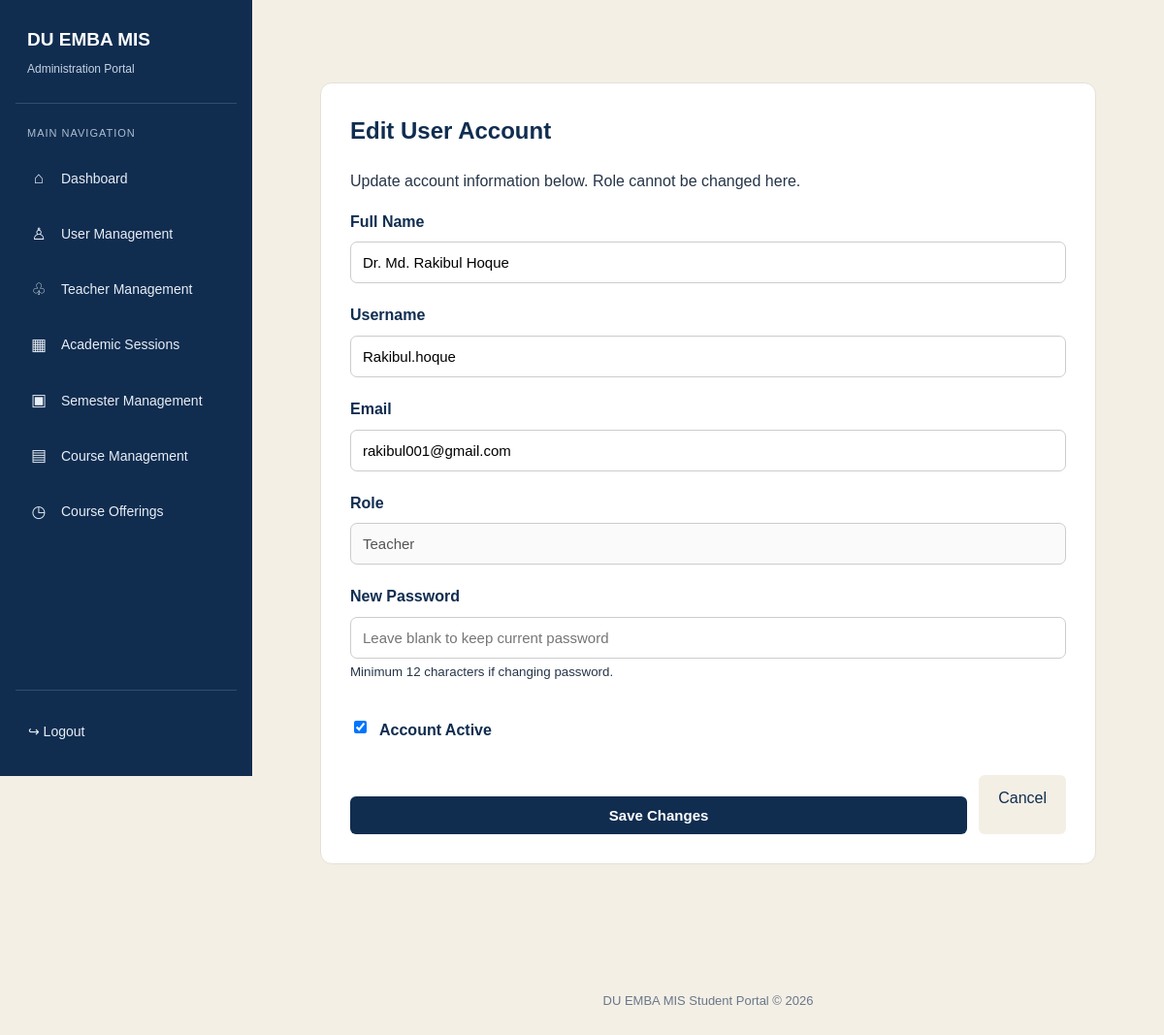
The page /admin/edit-user.php?id=5 (signed in) on the database its author committed.
### tables this page shows
CREATE TABLE `users` (
  `id` int UNSIGNED NOT NULL,
  `full_name` varchar(150) NOT NULL,
  `username` varchar(60) NOT NULL,
  `email` varchar(150) DEFAULT NULL,
  `password_hash` varchar(255) NOT NULL,
  `role` enum('student','teacher','accounts','academic','admin') NOT NULL,
  `is_active` tinyint(1) NOT NULL DEFAULT '1',
  `last_login` datetime DEFAULT NULL,
  `created_at` timestamp NULL DEFAULT CURRENT_TIMESTAMP,
  `updated_at` timestamp NULL DEFAULT CURRENT_TIMESTAMP ON UPDATE CURRENT_TIMESTAMP
);

### includes/auth.php (called while the page is built, shortened)
<?php
function e(?string $value): string
{
    return htmlspecialchars(
        $value ?? '',
        ENT_QUOTES | ENT_SUBSTITUTE,
        'UTF-8'
    );
}

### admin/edit-user.php (the view, shortened to what this page needs)
<?php
require_once __DIR__ . '/../includes/auth.php';
$userId = isset($_GET['id']) ? (int) $_GET['id'] : 0;
$stmt = $conn->prepare("
    SELECT id, full_name, username, email, role, is_active
    FROM users
    WHERE id = ?
    LIMIT 1
");
$stmt->bind_param('i', $userId);
$stmt->execute();
$user = $stmt->get_result()->fetch_assoc();
require_once __DIR__ . '/../includes/admin-header.php';
?>
<div class="edit-user-container">
    <div class="edit-user-card">
        <h2>Edit User Account</h2>
        <p>Update account information below. Role cannot be changed here.</p>
        <form method="POST">
            <div class="edit-form-group">
                <label>Full Name</label>
                <input type="text" name="full_name" value="<?= e($user['full_name']) ?>" required>
            </div>
            <div class="edit-form-group">
                <label>Username</label>
                <input type="text" name="username" value="<?= e($user['username']) ?>" required>
            </div>
            <div class="edit-form-group">
                <label>Email</label>
                <input type="email" name="email" value="<?= e($user['email'] ?? '') ?>">
            </div>
            <div class="edit-form-group">
                <label>Role</label>
                <input type="text" value="<?= e(ucfirst($user['role'])) ?>" disabled>
            </div>
            <div class="edit-form-group">
                <label>New Password</label>
                <input type="password" name="password" placeholder="Leave blank to keep current password">
                <small>Minimum 12 characters if changing password.</small>
            </div>
            <div class="edit-form-group edit-checkbox">
                <input type="checkbox" name="is_active" id="is_active" <?= $user['is_active'] ? 'checked' : '' ?>>
                <label for="is_active">Account Active</label>
            </div>
            <div class="edit-user-buttons">
                <button type="submit" class="edit-save">Save Changes</button>
                <a href="<?= BASE_URL ?>/admin/users.php" class="edit-cancel">Cancel</a>
            </div>
        </form>
    </div>
</div>
<?php require_once __DIR__ . '/../includes/footer.php'; ?>

### assets/css/style.css (style rules this page uses)
:root { --navy: #102d50; --navy-light: #1c456e; --beige: #f4efe5; --white: #ffffff; --text: #263548; --muted: #687789; --border: #e1e5eb; --danger-bg: #fff0ed; --danger-text: #a52d20; }
* { box-sizing: border-box; }
body { margin: 0; font-family: Arial, Helvetica, sans-serif; background: var(--beige); color: var(--text); line-height: 1.6; }
a { color: var(--navy-light); }
label { display: block; font-weight: 600; margin: 16px 0 6px; }
input { width: 100%; padding: 12px; border: 1px solid var(--border); border-radius: 7px; font-size: 15px; }
button, .btn-primary { display: block; width: 100%; margin-top: 22px; padding: 13px; border: 0; border-radius: 7px; background: var(--navy); color: white; font-weight: bold; font-size: 15px; cursor: pointer; text-align: center; text-decoration: none; }

### assets/css/admin-layout.css (style rules this page uses)
:root { --admin-navy: #102d50; --admin-navy-light: #1c456e; --admin-beige: #f4efe5; --admin-white: #ffffff; --admin-text: #263548; --admin-muted: #687789; --admin-border: #e1e5eb; --admin-shadow: 0 4px 16px rgba(16, 45, 80, 0.07); --admin-sidebar-width: 260px; }
* { box-sizing: border-box; }
body { margin: 0; padding: 0; background: var(--admin-beige); color: var(--admin-text); font-family: Arial, Helvetica, sans-serif; }
a { text-decoration: none; }

### admin/edit-user.php (style rules this page uses)
.edit-user-container { max-width: 850px; margin: 30px auto; padding: 25px; }
.edit-user-card { background: white; border: 1px solid #e5e0d7; border-radius: 12px; padding: 30px; }
.edit-user-card h2 { color: #102d50; margin-top: 0; }
.edit-form-group { margin-bottom: 20px; }
.edit-form-group label { display: block; font-weight: 600; color: #102d50; margin-bottom: 8px; }
.edit-form-group input { width: 100%; padding: 12px; border: 1px solid #ccc; border-radius: 7px; box-sizing: border-box; }
.edit-user-buttons { display: flex; gap: 12px; margin-top: 25px; }
.edit-user-buttons button, .edit-user-buttons a { padding: 11px 20px; border: 0; border-radius: 6px; text-decoration: none; cursor: pointer; }
.edit-save { background: #102d50; color: white; }
.edit-cancel { background: #f4efe5; color: #102d50; }
.edit-checkbox { display: flex; align-items: center; gap: 10px; }
.edit-checkbox input { width: auto; }

### rows shown on the page
users: full_name "Dr. Md. Rakibul Hoque", username "Rakibul.hoque", email "rakibul001@gmail.com", role "Teacher", is_active "☑"

### other values the page prints
$item['icon'] "⌂"
$item['label'] "Dashboard"
$item['icon'] "♙"
$item['label'] "User Management"
$item['icon'] "♧"
$item['label'] "Teacher Management"
$item['icon'] "▦"
$item['label'] "Academic Sessions"
$item['icon'] "▣"
$item['label'] "Semester Management"
$item['icon'] "▤"
$item['label'] "Course Management"
$item['icon'] "◷"
$item['label'] "Course Offerings"
